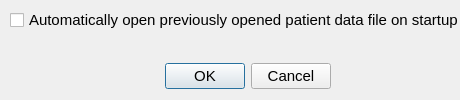
<?xml version="1.0" encoding="UTF-8"?>
<ui version="4.0">
 <class>SettingsWindow</class>
 <widget class="QDialog" name="SettingsWindow">
  <property name="geometry">
   <rect>
    <x>0</x>
    <y>0</y>
    <width>460</width>
    <height>100</height>
   </rect>
  </property>
  <property name="font">
   <font>
    <pointsize>11</pointsize>
   </font>
  </property>
  <property name="windowTitle">
   <string>Leuki Settings</string>
  </property>
  <widget class="QDialogButtonBox" name="buttonBox">
   <property name="geometry">
    <rect>
     <x>160</x>
     <y>60</y>
     <width>171</width>
     <height>32</height>
    </rect>
   </property>
   <property name="orientation">
    <enum>Qt::Horizontal</enum>
   </property>
   <property name="standardButtons">
    <set>QDialogButtonBox::Cancel|QDialogButtonBox::Ok</set>
   </property>
  </widget>
  <widget class="QCheckBox" name="checkBoxAutoLoadPatientDataFileOnStartup">
   <property name="geometry">
    <rect>
     <x>10</x>
     <y>10</y>
     <width>451</width>
     <height>20</height>
    </rect>
   </property>
   <property name="text">
    <string>Automatically open previously opened patient data file on startup</string>
   </property>
  </widget>
 </widget>
 <resources/>
 <connections>
  <connection>
   <sender>buttonBox</sender>
   <signal>accepted()</signal>
   <receiver>SettingsWindow</receiver>
   <slot>accept()</slot>
   <hints>
    <hint type="sourcelabel">
     <x>248</x>
     <y>254</y>
    </hint>
    <hint type="destinationlabel">
     <x>157</x>
     <y>274</y>
    </hint>
   </hints>
  </connection>
  <connection>
   <sender>buttonBox</sender>
   <signal>rejected()</signal>
   <receiver>SettingsWindow</receiver>
   <slot>reject()</slot>
   <hints>
    <hint type="sourcelabel">
     <x>316</x>
     <y>260</y>
    </hint>
    <hint type="destinationlabel">
     <x>286</x>
     <y>274</y>
    </hint>
   </hints>
  </connection>
 </connections>
</ui>
